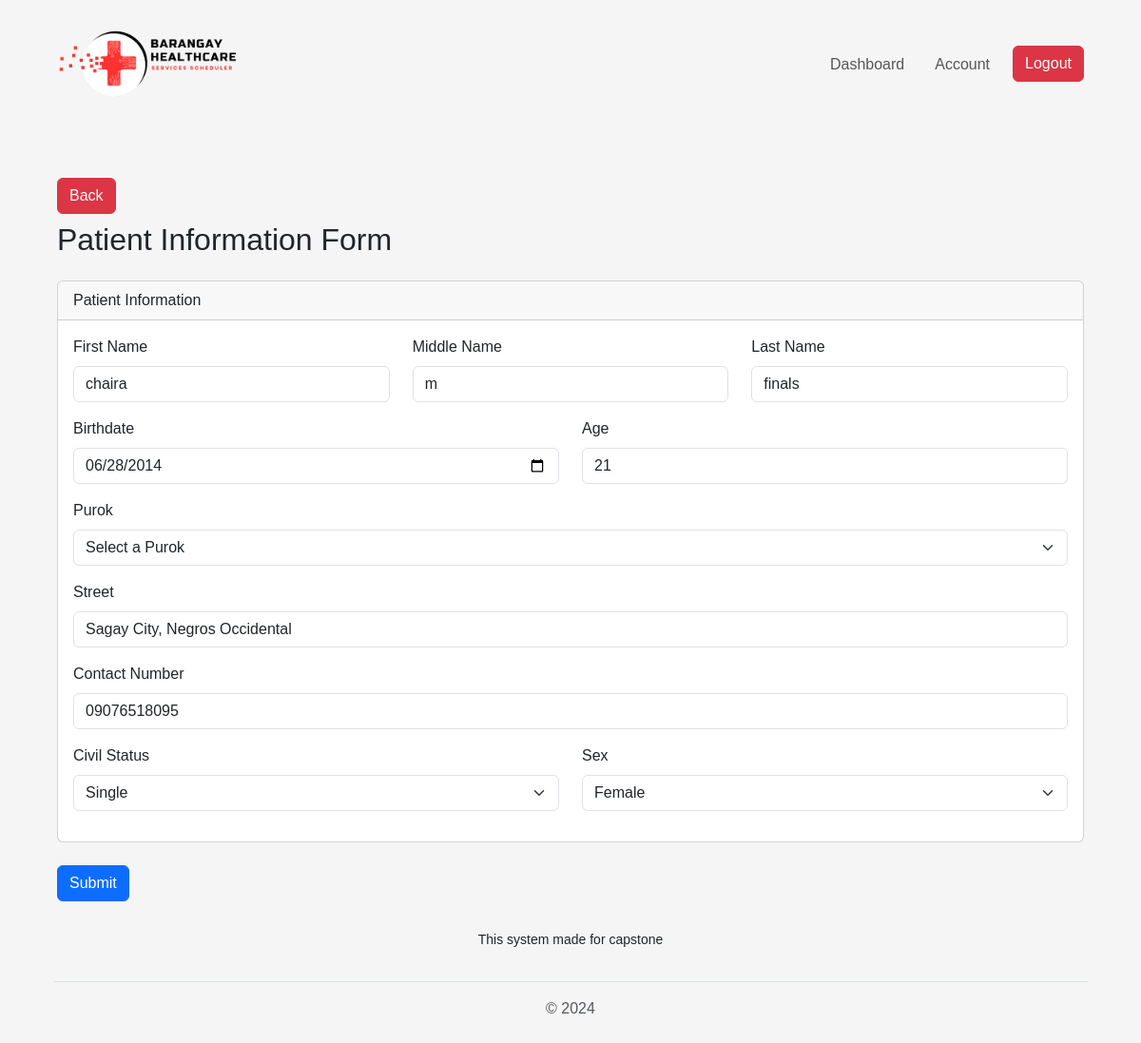
The app's page /view/pages/patient/update.php?PatientID=PATIENTNUM-00D09899F0FD (signed in) with its own data.
### tables this page shows
CREATE TABLE `tbl_patient_info` (
  `id` int(11) NOT NULL,
  `patient_id` varchar(255) NOT NULL,
  `fname` varchar(255) NOT NULL,
  `mname` varchar(255) NOT NULL,
  `lname` varchar(255) NOT NULL,
  `birthdate` varchar(255) NOT NULL,
  `age` varchar(255) NOT NULL,
  `purok` varchar(255) NOT NULL,
  `address` varchar(255) NOT NULL,
  `phone_number` varchar(255) NOT NULL,
  `civil_status` varchar(255) NOT NULL,
  `sex` varchar(255) NOT NULL
);

### connection/connection.php (called while the page is built, shortened)
<?php
class config {
    public function __construct(){
        $dsn = "mysql:host=".H.";dbname=".DB;
        $username = U;
        $password = P;
        try {
            $this->pdo = new PDO($dsn, $username, $password);
        } catch (PDOException $e) {
            die("Connection failed: " . $e->getMessage());
        }
    }
}
?>

### controller/PatientController.php (called while the page is built, shortened)
<?php
require_once('../../../services/PatientServices.php');
$patientServices = new PatientServices();
if(isset($_GET['PatientID'])){
    $patientID = $_GET['PatientID'];
    $specificPatient = $patientServices->getAllPatientById($patientID);
}
?>

### services/PatientServices.php (called while the page is built, shortened)
<?php
require_once("../../../connection/connection.php");
class PatientServices extends config {
    public function getAllPatientById($patientID) {
        try {
        $query = "SELECT
                        pi.fname,
                        pi.mname,
                        pi.lname,
                        pi.birthdate,
                        pi.age,
                        pi.address,
                        pi.phone_number,
                        pi.civil_status,
                        pi.sex,
                        h.date,
                        h.created_by,
                        h.last_update
                    FROM
                        tbl_patient_info AS pi
                    JOIN
                        tbl_history AS h ON pi.patient_id = h.patient_id_fk
                    WHERE
                        pi.patient_id = :patientID";
            $stmt = $this->pdo->prepare($query);
            $stmt->bindParam(':patientID', $patientID);
            $stmt->execute();
            $patientInfo = $stmt->fetch(PDO::FETCH_ASSOC);
            if ($patientInfo) {
                return $patientInfo;
            } else {
                return null;
            }
        } catch (PDOException $e) {
            echo "Error: " . $e->getMessage();
            return false;
        }
    }
}
?>

### view/pages/patient/update.php (the view, shortened to what this page needs)
<?php
    include_once('../../components/header.php');
    include_once('../../../controller/PatientController.php');
?>
<div class="container mt-5">
<a href="index.php" class="btn btn-danger my-2"> Back </a>
    <h2 class="mb-4">Patient Information Form</h2>
    <form action="" method="POST">
        <div class="card mb-4">
            <div class="card-header">Patient Information</div>
            <div class="card-body">
                <div class="row mb-3">
                    <div class="col-md-4">
                        <label for="fname" class="form-label">First Name</label>
                        <input type="text" class="form-control" value="<?php echo htmlspecialchars($specificPatient['fname']); ?>" id="fname" name="fname" required>
                    </div>
                    <div class="col-md-4">
                        <label for="mname" class="form-label">Middle Name</label>
                        <input type="text" class="form-control" value="<?php echo htmlspecialchars($specificPatient['mname']); ?>" id="mname" name="mname" required>
                    </div>
                    <div class="col-md-4">
                        <label for="lname" class="form-label">Last Name</label>
                        <input type="text" class="form-control" value="<?php echo htmlspecialchars($specificPatient['lname']); ?>" id="lname" name="lname" required>
                    </div>
                </div>
                <div class="row mb-3">
                    <div class="col-md-6">
                        <label for="birthdate" class="form-label">Birthdate</label>
                        <input type="date" class="form-control" value="<?php echo htmlspecialchars($specificPatient['birthdate']); ?>" id="birthdate" name="birthdate" required>
                    </div>
                    <div class="col-md-6">
                        <label for="age" class="form-label">Age</label>
                        <input type="number" class="form-control" value="<?php echo htmlspecialchars($specificPatient['age']); ?>" id="age" name="age" required>
                    </div>
                </div>
                <div class="mb-3">
                    <label for="purok" class="form-label">Purok</label>
                    <select class="form-select" name="purok" id="Purok" required>
                        <option value="" disabled selected>Select a Purok</option>
                    </select>
                </div>
                <div class="mb-3">
                    <label for="address" class="form-label">Street</label>
                    <input type="text" class="form-control" value="<?php echo htmlspecialchars($specificPatient['address']); ?>" id="address" name="address" required>
                </div>
                <div class="mb-3">
                    <label for="phone_number" class="form-label">Contact Number</label>
                    <input type="number" class="form-control" value="<?php echo htmlspecialchars($specificPatient['phone_number']); ?>" id="phone_number" name="phone_number" required>
                </div>
                <div class="row mb-3">
                    <div class="col-md-6">
                        <label for="civil_status" class="form-label">Civil Status</label>
                        <select class="form-select" id="civil_status" name="civil_status" required>
                            <option value="Single" <?php echo ($specificPatient['civil_status'] == 'Single') ? 'selected' : ''; ?>>Single</option>
                        </select>
                    </div>
                    <div class="col-md-6">
                        <label for="sex" class="form-label">Sex</label>
                        <select class="form-select" id="sex" name="sex" required>
                            <option value="Female" <?php echo ($specificPatient['sex'] == 'Female') ? 'selected' : ''; ?>>Female</option>
                        </select>
                    </div>
                </div>
            </div>
        </div>
        <button type="submit" class="btn btn-primary">Submit</button>
    </form>
</div>
<?php include_once('../../components/footer.php'); ?>

### view/css/style.css (style rules this page uses)
body { padding: 5px; background-color: #f5f5f5; font-family: Arial, sans-serif; }

### records on screen
tbl_patient_info: fname "chaira", mname "m", lname "finals", birthdate "06/28/2014", age "21", address "Sagay City, Negros Occidental", phone_number "09076518095", civil_status "Single", sex "Female"
